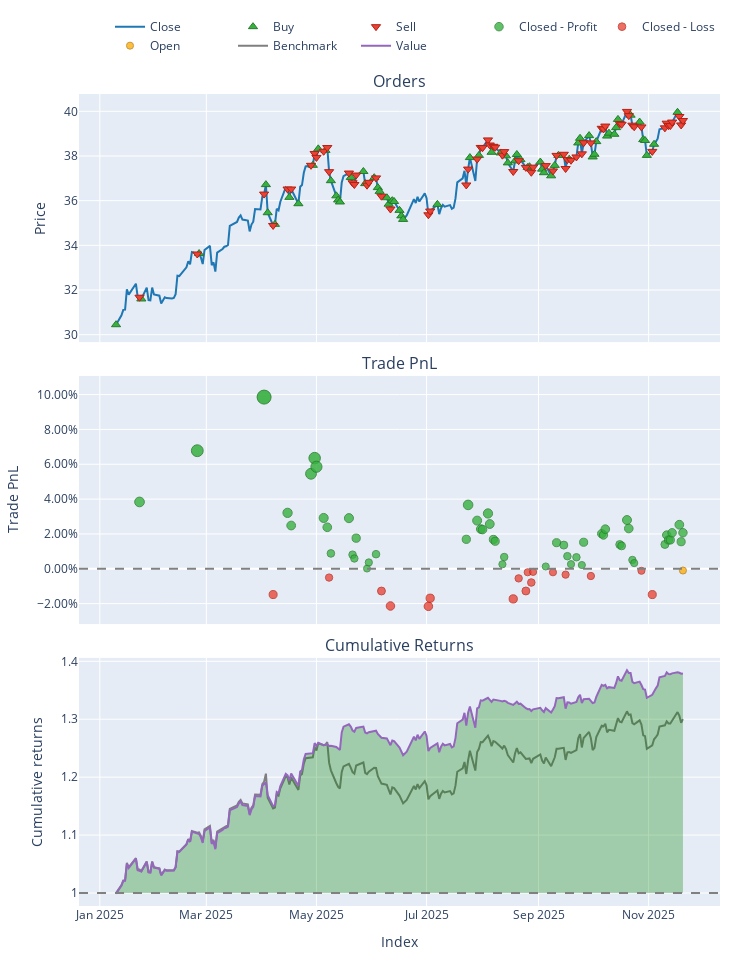
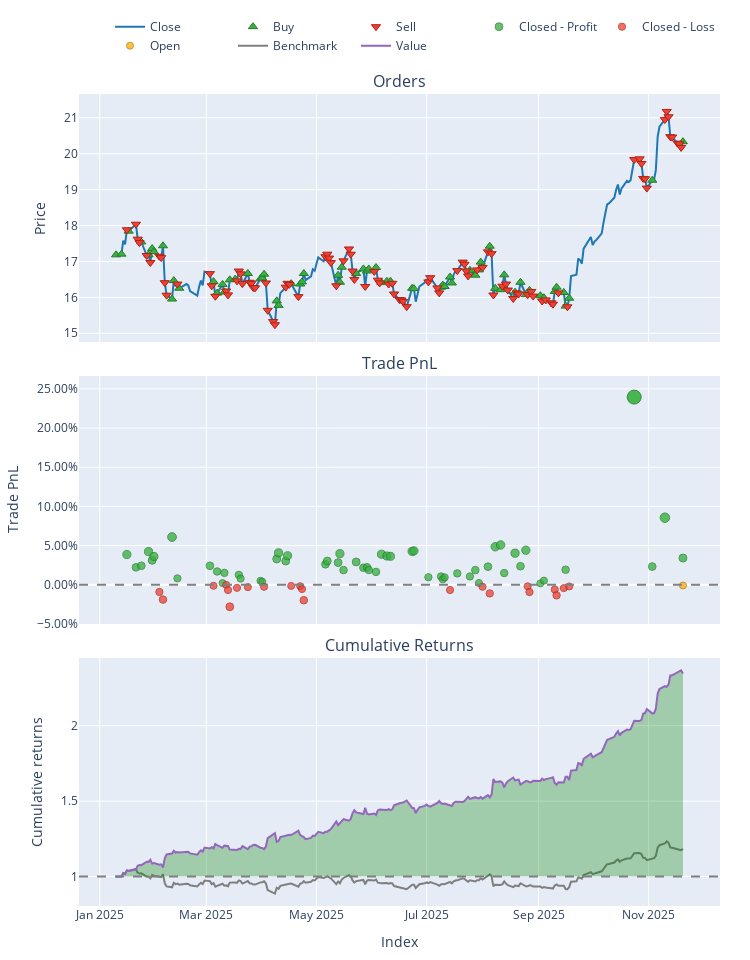
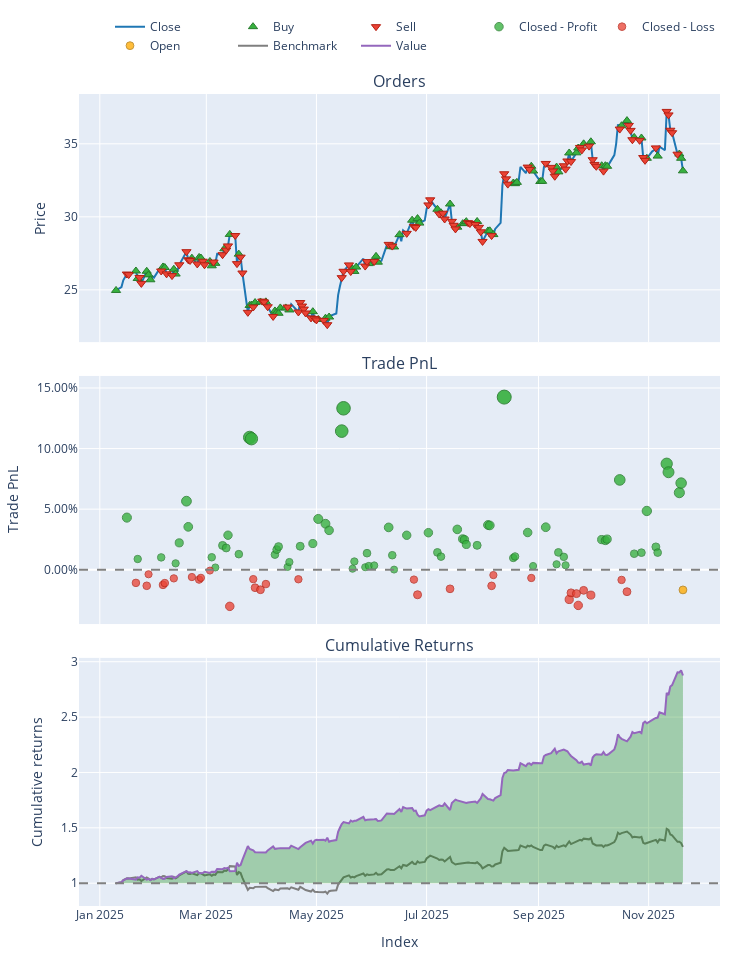
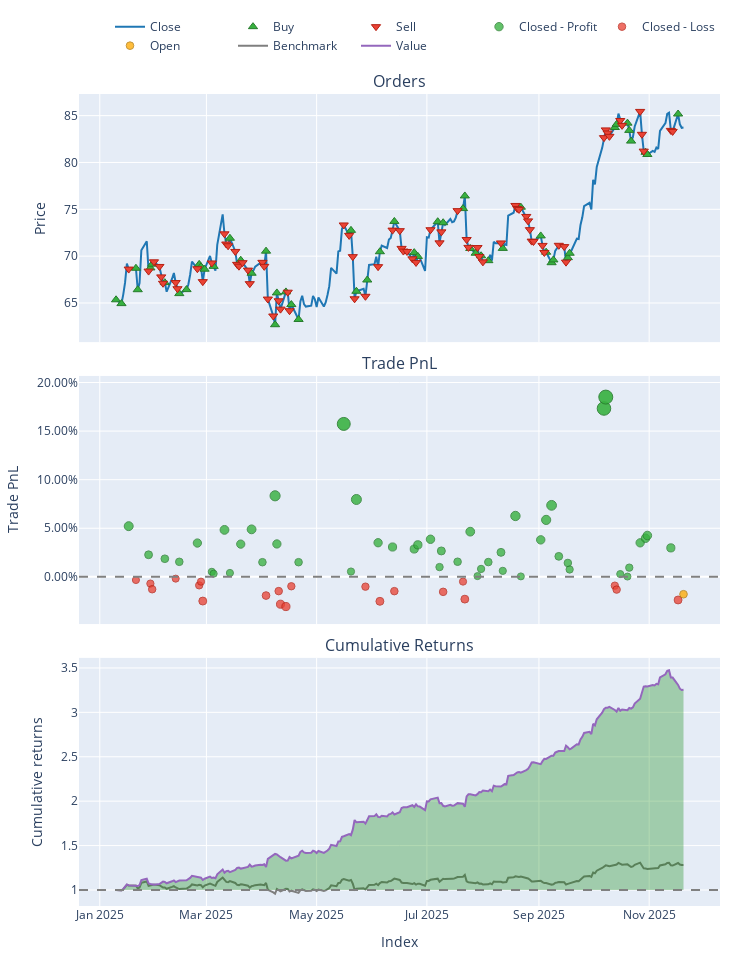

The notebook cell these images were saved under, in order:
### Code cell
# Multiple stocks in a loop
stocks = ["CNP", "MDU", "CWCO", "NEE", "DUK"]
results = {}

for stock in stocks:
    print(f"\n{'='*60}")
    print(f"Processing {stock}")
    print(f"{'='*60}")
    portfolio, metrics, actions = run_ppo_trading_pipeline(
        stock_symbol=stock, 
        config=config,
        show_plot=True  # Don't show plots in loop
    )
    results[stock] = {'portfolio': portfolio, 'metrics': metrics, 'actions': actions}
